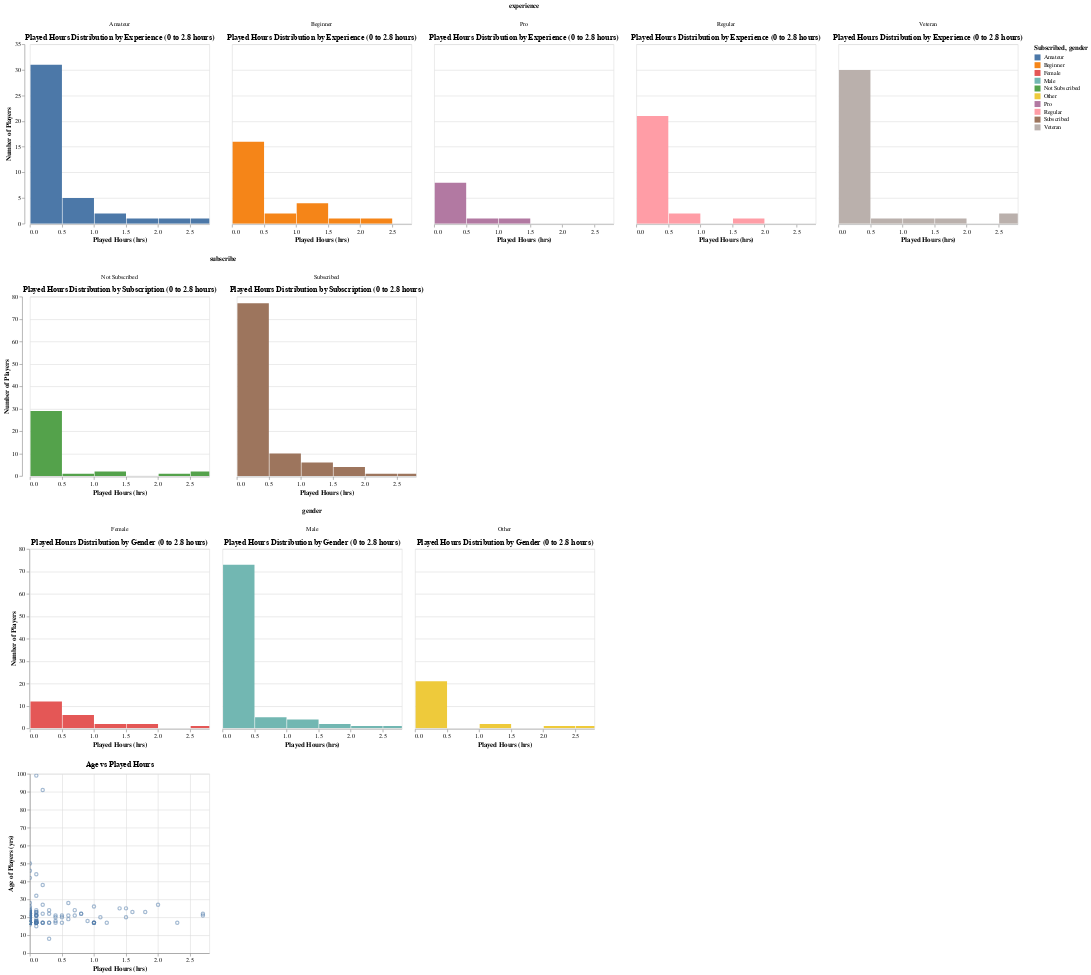

Here is the notebook cell this chart was saved with:
### Code cell
# Experience facet (Zoomed - It was very hard to see trends from the above plots, so the plots below were created which are 'zoomed in' to the 90% quantile of data, which was found above)
chart_exp_zoom = (
    alt.Chart(player_training)
    .mark_bar(clip=True)
    .encode(
        x=alt.X('played_hours:Q',
                bin=alt.Bin(maxbins=500),
                scale=alt.Scale(domain=[0, 2.8]),   
                title='Played Hours (hrs)'),
        y=alt.Y('count()', title='Number of Players'),
        color='experience:N'
    )
    .properties(title='Played Hours Distribution by Experience (0 to 2.8 hours)')
    .facet(column='experience:N')
)

# Subscribe facet (zoomed)
chart_sub_zoom = (
    alt.Chart(player_training)
    .mark_bar(clip=True)
    .encode(
        x=alt.X('played_hours:Q',
                bin=alt.Bin(maxbins=500),
                scale=alt.Scale(domain=[0, 2.8]), 
                title='Played Hours (hrs)'),
        y=alt.Y('count()', title='Number of Players'),
        color=alt.Color('subscribe:N').title("Subscribed")
    )
    .properties(title='Played Hours Distribution by Subscription (0 to 2.8 hours)')
    .facet(column='subscribe:N')
)

chart_gen_zoom = (
    alt.Chart(player_training)
    .mark_bar(clip=True)
    .encode(
        x=alt.X('played_hours:Q',
                bin=alt.Bin(maxbins=500),
                scale=alt.Scale(domain=[0, 2.8]), 
                title='Played Hours (hrs)'),
        y=alt.Y('count()', title='Number of Players'),
        color=alt.Color('gender:N').title("gender")
    )
    .properties(title='Played Hours Distribution by Gender (0 to 2.8 hours)')
    .facet(column='gender:N')
)

#Age vs Played-Hours Scatter Plot
chart_age_zoom = (
    alt.Chart(player_training)
    .mark_point(clip=True, opacity=0.5)
    .encode(
        x=alt.X(
            'played_hours:Q',
            title='Played Hours (hrs)',
            scale=alt.Scale(domain=[0, 2.8])
        ),
        y=alt.Y('age:Q', title='Age of Players (yrs)')
    )
    .properties(
        title='Age vs Played Hours'
    )
)

chart_exp_zoom & chart_sub_zoom & chart_gen_zoom & chart_age_zoom

### Figure 1 — Vega-Lite specification as saved in the notebook (floating-point values rounded to 4 significant figures; data arrays with more than 128 entries replaced by an {"elided": "..."} marker saying what was removed)
{"config": {"view": {"continuousWidth": 300, "continuousHeight": 300}}, "vconcat": [{"facet": {"column": {"field": "experience", "type": "nominal"}}, "spec": {"mark": {"type": "bar", "clip": true}, "encoding": {"color": {"field": "experience", "type": "nominal"}, "x": {"bin": {"maxbins": 500}, "field": "played_hours", "scale": {"domain": [0, 2.8]}, "title": "Played Hours (hrs)", "type": "quantitative"}, "y": {"aggregate": "count", "title": "Number of Players", "type": "quantitative"}}, "title": "Played Hours Distribution by Experience (0 to 2.8 hours)"}}, {"facet": {"column": {"field": "subscribe", "type": "nominal"}}, "spec": {"mark": {"type": "bar", "clip": true}, "encoding": {"color": {"field": "subscribe", "title": "Subscribed", "type": "nominal"}, "x": {"bin": {"maxbins": 500}, "field": "played_hours", "scale": {"domain": [0, 2.8]}, "title": "Played Hours (hrs)", "type": "quantitative"}, "y": {"aggregate": "count", "title": "Number of Players", "type": "quantitative"}}, "title": "Played Hours Distribution by Subscription (0 to 2.8 hours)"}}, {"facet": {"column": {"field": "gender", "type": "nominal"}}, "spec": {"mark": {"type": "bar", "clip": true}, "encoding": {"color": {"field": "gender", "title": "gender", "type": "nominal"}, "x": {"bin": {"maxbins": 500}, "field": "played_hours", "scale": {"domain": [0, 2.8]}, "title": "Played Hours (hrs)", "type": "quantitative"}, "y": {"aggregate": "count", "title": "Number of Players", "type": "quantitative"}}, "title": "Played Hours Distribution by Gender (0 to 2.8 hours)"}}, {"mark": {"type": "point", "clip": true, "opacity": 0.5}, "encoding": {"x": {"field": "played_hours", "scale": {"domain": [0, 2.8]}, "title": "Played Hours (hrs)", "type": "quantitative"}, "y": {"field": "age", "title": "Age of Players (yrs)", "type": "quantitative"}}, "title": "Age vs Played Hours"}], "data": {"name": "data-f5e70e4359a36d20c302a2142a593862"}, "$schema": "https://vega.github.io/schema/vega-lite/v5.20.1.json", "datasets": {"data-f5e70e4359a36d20c302a2142a593862": {"elided": "147 records"}}}
